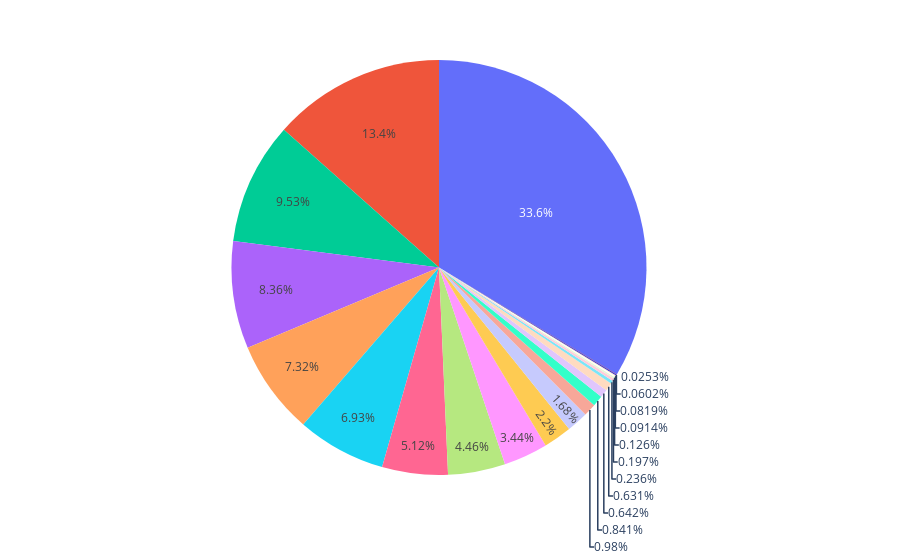

Source (notebook cell):
### Code cell
exports=brazil[(brazil['Element']=='Export Quantity')|
              (brazil['Element']=='Import Quantity')]
fig=px.pie(exports,values='Value',names='Item')
fig.update(layout_showlegend=False)
iplot(fig)

### Figure 1 — Plotly figure (JSON) as saved in the notebook; plotly's stock layout.template omitted (floating-point values rounded to 4 significant figures; data arrays with more than 128 entries replaced by an {"elided": "..."} marker saying what was removed)
{"data": [{"domain": {"x": [0, 1], "y": [0, 1]}, "hovertemplate": "Item=%{label}<br>Value=%{value}<extra></extra>", "labels": {"elided": "650 str values"}, "legendgroup": "", "name": "", "showlegend": true, "type": "pie", "values": {"elided": "650 float values"}}], "layout": {"legend": {"tracegroupgap": 0}, "margin": {"t": 60}, "showlegend": false}}
